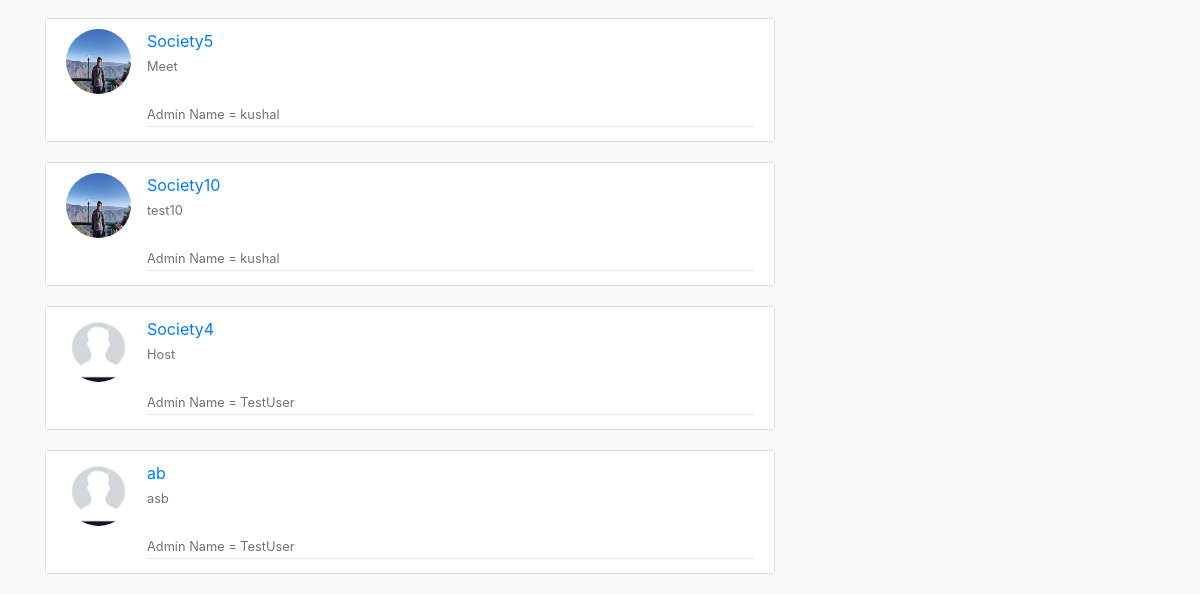
The app's page /profile/society/ (signed in, lower part), older data.
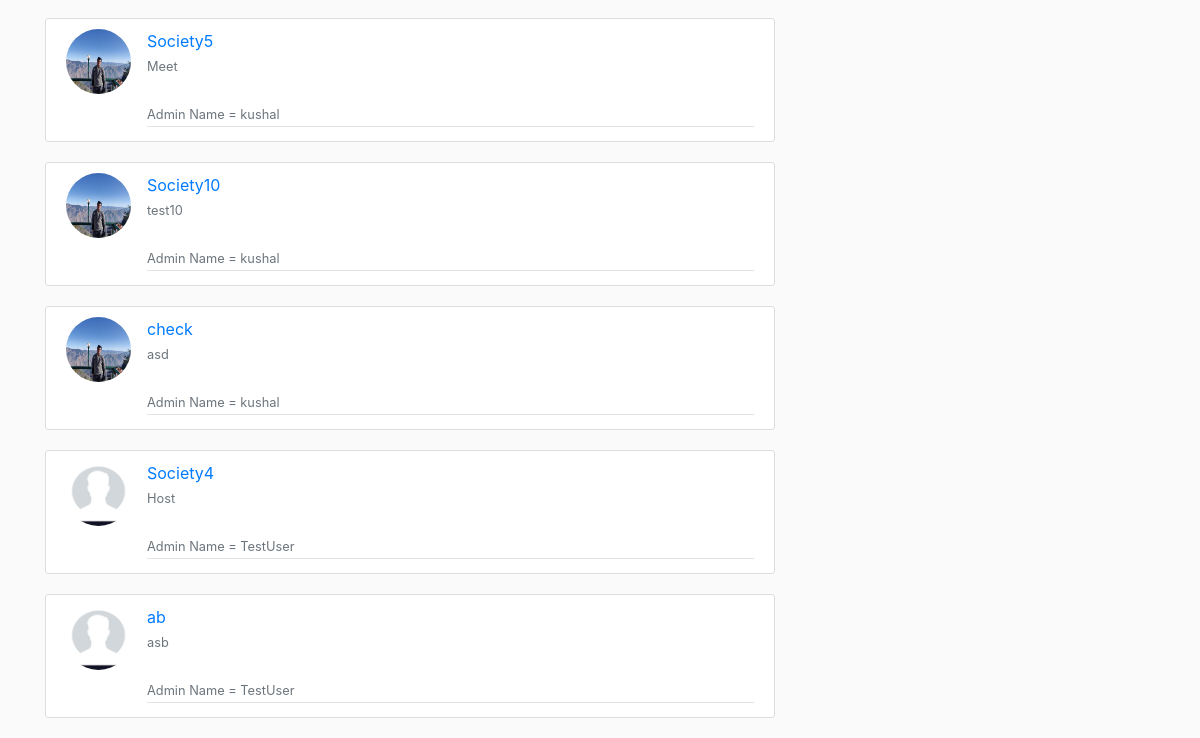
The same page, newer data.
### blog/models.py (models this page shows, shortened)
class Society(models.Model):
    Name = models.CharField(max_length = 100)
    Discription = models.TextField()
    Admin = models.ForeignKey(User, on_delete = models.CASCADE)
    Pending_List = models.ManyToManyField(User, related_name = 'pending_list')
    Participation_on = models.BooleanField()
    Voting_on = models.BooleanField()
    Voting_process_on = models.BooleanField()

### users/models.py (models this page shows, shortened)
class Profile(models.Model):
    user =  models.OneToOneField(User, on_delete = models.CASCADE)
    image = models.ImageField(default = 'default.jpg', upload_to = 'profile_pics')

### users/views.py (the view, shortened to what this page needs)
# urls.py: path('society/',  users_views.society, name = 'My Societies'), #done
@login_required
def society(request):
    search_name = ''
    societies= request.user.society_set.all()
    total_societies= Society.objects.all()
    res=[]
    context = {
        'societies' : societies,
        'search_name' : search_name
    }
    return render(request, 'users/society.html',context)

### users/templates/users/society.html (shortened to what this page needs)
{%extends "blog/base.html" %}
{%block content%}
    {% for society in societies%}
    <article class="media content-section">
    <img class = "rounded-circle article-img"src = "{{ society.Admin.profile.image.url }}">
    <div class="media-body">
      <div class="article-metadata">
        <a class="mr-2" href="{%url 'society-detail' society.id%}">{{ society.Name }}</a>
        <small class="text-muted"><br>{{ society.Discription }}</br></small>
        <small class="text-muted"><br>Admin Name = {{ society.Admin.username }}</br></small>
      </div>
    </div>
    </article>
  {% endfor %}
    {% for society in user.member.socities.all %}
    <article class="media content-section">
    <img class = "rounded-circle article-img"src = "{{ society.Admin.profile.image.url }}">
    <div class="media-body">
      <div class="article-metadata">
        <a class="mr-2" href="{%url 'society-detail' society.id%}">{{ society.Name }}</a>
        <small class="text-muted"><br>{{ society.Discription }}</br></small>
        <small class="text-muted"><br>Admin Name = {{ society.Admin.username }}</br></small>
      </div>
    </div>
    </article>
    {% endfor %}
{%endblock content%}

### blog/templates/blog/base.html (shortened to what this page needs)
{% load static %}
<!DOCTYPE html>
<html>
<head>
    <link rel="stylesheet" href="https://stackpath.bootstrapcdn.com/bootstrap/4.3.1/css/bootstrap.min.css">
    <link rel="stylesheet" type="text/css" href="{% static 'blog/main.css' %}">
</head>
<body>
    <main role="main" class="container">
        <div class="row">
            <div class="col-md-8">
                {% block content %}{% endblock %}
            </div>
        </div>
    </main>
</body>
</html>

### blog/static/blog/main.css (style rules this page uses)
body { background: #fafafa; color: #333333; margin-top: 5rem; }
.content-section { background: #ffffff; padding: 10px 20px; border: 1px solid #dddddd; border-radius: 3px; margin-bottom: 20px; }
.article-img { height: 65px; width: 65px; margin-right: 16px; }
.article-metadata { padding-bottom: 1px; margin-bottom: 4px; border-bottom: 1px solid #e3e3e3 }

Row changes from the older to the newer data that the page shows:
added Society: Admin.profile.image (picture), Name "check", Discription "asd", Admin.username "kushal"
